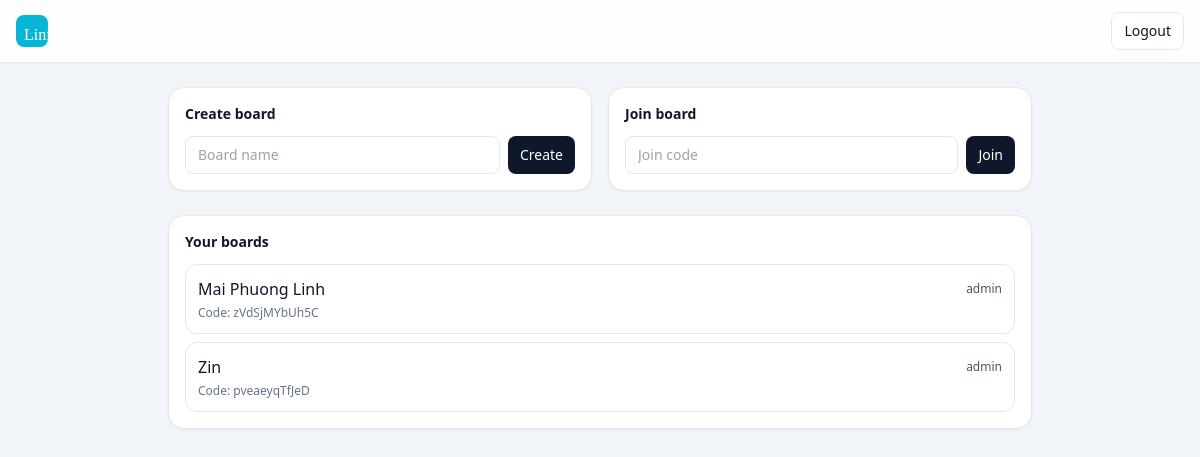
Before: / (signed in) with the older database file.
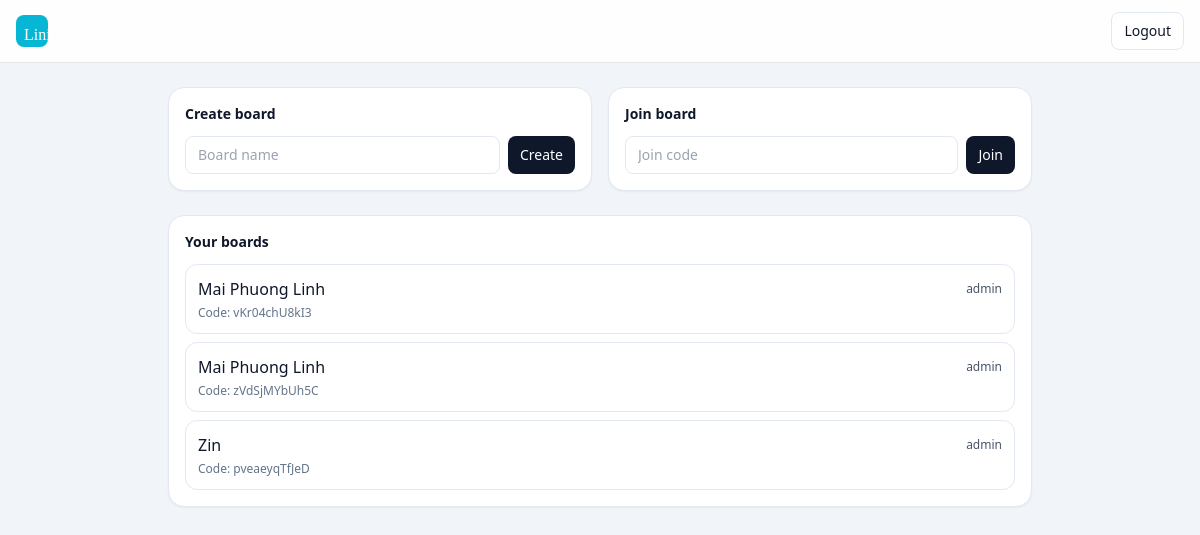
After: the same page with the newer database file.
### board/models.py (models this page shows, shortened)
class BoardMember(models.Model):
    ROLE_ADMIN = "admin"
    ROLE_MENTOR = "mentor"
    ROLE_STUDENT = "student"
    ROLE_SPECTATOR = "spectator"
    ROLE_CHOICES = [
        (ROLE_ADMIN, "Admin"),
        (ROLE_MENTOR, "Mentor"),
        (ROLE_STUDENT, "Student"),
        (ROLE_SPECTATOR, "Spectator"),
    ]
    board = models.ForeignKey(Board, on_delete=models.CASCADE, related_name="members")
    user = models.ForeignKey(settings.AUTH_USER_MODEL, on_delete=models.CASCADE, related_name="board_memberships")
    role = models.CharField(max_length=12, choices=ROLE_CHOICES, default=ROLE_SPECTATOR)
    joined_at = models.DateTimeField(auto_now_add=True)
    class Meta:
        unique_together = [("board", "user")]

class Board(models.Model):
    name = models.CharField(max_length=120, default="Untitled board")
    created_by = models.ForeignKey(
        settings.AUTH_USER_MODEL,
        on_delete=models.CASCADE,
        related_name="created_boards",
    )
    join_code = models.CharField(max_length=16, unique=True, db_index=True)
    created_at = models.DateTimeField(auto_now_add=True)

### board/views.py (the view)
# urls.py: path("", views.home, name="home"),
@login_required
def home(request):
    memberships = BoardMember.objects.select_related("board").filter(user=request.user).order_by("-joined_at")
    create_form = CreateBoardForm()
    join_form = JoinBoardForm()
    return render(
        request,
        "board/home.html",
        {
            "memberships": memberships,
            "create_form": create_form,
            "join_form": join_form,
        },
    )

### board/forms.py
class CreateBoardForm(forms.Form):
    name = forms.CharField(max_length=120)

class JoinBoardForm(forms.Form):
    join_code = forms.CharField(max_length=16)

### board/templates/board/home.html (shortened to what this page needs)
<!doctype html>
<html lang="en">
<head>
  <script src="https://cdn.tailwindcss.com"></script>
</head>
<body class="min-h-screen bg-slate-100 text-slate-900">
  <header class="sticky top-0 z-40 border-b bg-white/90 backdrop-blur">
    <div class="mx-auto flex max-w-7xl items-center justify-between px-4 py-3">
      <div class="flex items-center gap-3">
        <a href="{% url 'board:home' %}"><div class="h-8 w-8 rounded-lg bg-cyan-500 font-serif text-white p-2">Lini</div></a>
      </div>
      <div class="flex items-center gap-2">
        <a class="rounded-lg border border-slate-200 bg-white px-3 py-2 text-sm hover:bg-slate-50" href="{% url 'board:logout' %}">Logout</a>
      </div>
    </div>
  </header>
  <main class="mx-auto max-w-4xl px-4 py-6 space-y-6">
    <div class="grid gap-4 md:grid-cols-2">
      <div class="rounded-2xl border border-slate-200 bg-white p-4 shadow-sm">
        <div class="text-sm font-semibold">Create board</div>
        <div class="mt-3 flex gap-2">
          <input id="boardName" class="flex-1 rounded-lg border border-slate-200 bg-white px-3 py-2 text-sm outline-none focus:border-slate-400" placeholder="Board name" />
          <button id="createBoardBtn" class="rounded-lg bg-slate-900 px-3 py-2 text-sm font-medium text-white hover:bg-slate-800">Create</button>
        </div>
      </div>
      <div class="rounded-2xl border border-slate-200 bg-white p-4 shadow-sm">
        <div class="text-sm font-semibold">Join board</div>
        <div class="mt-3 flex gap-2">
          <input id="joinCode" class="flex-1 rounded-lg border border-slate-200 bg-white px-3 py-2 text-sm outline-none focus:border-slate-400" placeholder="Join code" />
          <button id="joinBoardBtn" class="rounded-lg bg-slate-900 px-3 py-2 text-sm font-medium text-white hover:bg-slate-800">Join</button>
        </div>
      </div>
    </div>
    <div class="rounded-2xl border border-slate-200 bg-white p-4 shadow-sm">
      <div class="text-sm font-semibold">Your boards</div>
      <div class="mt-3 space-y-2">
        {% for m in memberships %}
          <a class="block rounded-xl border border-slate-200 bg-white px-3 py-3 hover:bg-slate-50"
             href="{% url 'board:board_view' m.board.id %}">
            <div class="flex items-center justify-between">
              <div class="font-medium">{{ m.board.name }}</div>
              <div class="text-xs text-slate-600">{{ m.role }}</div>
            </div>
            <div class="mt-1 text-xs text-slate-500">Code: {{ m.board.join_code }}</div>
          </a>
        {% empty %}
          <div class="text-sm text-slate-600">No boards yet.</div>
        {% endfor %}
      </div>
    </div>
  </main>
</body>
</html>

Changed rows visible on the page:
added BoardMember: board.name "Mai Phuong Linh", role "admin", board.join_code "vKr04chU8kI3"
